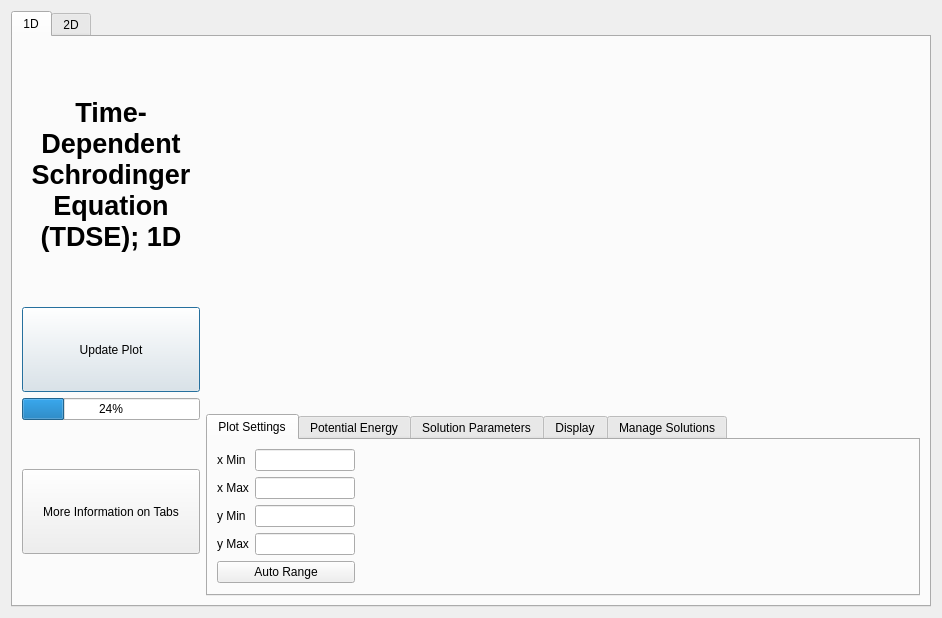
<?xml version="1.0" encoding="UTF-8"?>
<ui version="4.0">
 <class>TDSEMainWindow</class>
 <widget class="QDialog" name="TDSEMainWindow">
  <property name="geometry">
   <rect>
    <x>0</x>
    <y>0</y>
    <width>942</width>
    <height>618</height>
   </rect>
  </property>
  <property name="windowTitle">
   <string>Dialog</string>
  </property>
  <layout class="QVBoxLayout" name="verticalLayout_3">
   <item>
    <widget class="QTabWidget" name="tabDSelect">
     <property name="currentIndex">
      <number>0</number>
     </property>
     <widget class="QWidget" name="oneD">
      <attribute name="title">
       <string>1D</string>
      </attribute>
      <layout class="QVBoxLayout" name="verticalLayout_4">
       <item>
        <layout class="QHBoxLayout" name="horizontalLayout" stretch="1,4">
         <item>
          <layout class="QVBoxLayout" name="verticalLayout_2" stretch="1,4,1,2,1,1,2,1">
           <item>
            <spacer name="verticalSpacer_4">
             <property name="orientation">
              <enum>Qt::Orientation::Vertical</enum>
             </property>
             <property name="sizeHint" stdset="0">
              <size>
               <width>20</width>
               <height>40</height>
              </size>
             </property>
            </spacer>
           </item>
           <item>
            <widget class="QLabel" name="label">
             <property name="font">
              <font>
               <pointsize>20</pointsize>
               <bold>true</bold>
              </font>
             </property>
             <property name="text">
              <string>Time-
Dependent
Schrodinger
Equation
(TDSE); 1D</string>
             </property>
             <property name="alignment">
              <set>Qt::AlignmentFlag::AlignCenter</set>
             </property>
            </widget>
           </item>
           <item>
            <spacer name="verticalSpacer_2">
             <property name="orientation">
              <enum>Qt::Orientation::Vertical</enum>
             </property>
             <property name="sizeHint" stdset="0">
              <size>
               <width>20</width>
               <height>40</height>
              </size>
             </property>
            </spacer>
           </item>
           <item>
            <widget class="QPushButton" name="updatePlot1d">
             <property name="sizePolicy">
              <sizepolicy hsizetype="Minimum" vsizetype="Expanding">
               <horstretch>0</horstretch>
               <verstretch>0</verstretch>
              </sizepolicy>
             </property>
             <property name="text">
              <string>Update Plot</string>
             </property>
            </widget>
           </item>
           <item>
            <widget class="QProgressBar" name="progressBar">
             <property name="sizePolicy">
              <sizepolicy hsizetype="Expanding" vsizetype="Fixed">
               <horstretch>0</horstretch>
               <verstretch>0</verstretch>
              </sizepolicy>
             </property>
             <property name="value">
              <number>24</number>
             </property>
            </widget>
           </item>
           <item>
            <spacer name="verticalSpacer">
             <property name="orientation">
              <enum>Qt::Orientation::Vertical</enum>
             </property>
             <property name="sizeHint" stdset="0">
              <size>
               <width>20</width>
               <height>40</height>
              </size>
             </property>
            </spacer>
           </item>
           <item>
            <widget class="QPushButton" name="tise1DTabInfo">
             <property name="sizePolicy">
              <sizepolicy hsizetype="Minimum" vsizetype="Expanding">
               <horstretch>0</horstretch>
               <verstretch>0</verstretch>
              </sizepolicy>
             </property>
             <property name="text">
              <string>More Information on Tabs</string>
             </property>
            </widget>
           </item>
           <item>
            <spacer name="verticalSpacer_3">
             <property name="orientation">
              <enum>Qt::Orientation::Vertical</enum>
             </property>
             <property name="sizeHint" stdset="0">
              <size>
               <width>20</width>
               <height>40</height>
              </size>
             </property>
            </spacer>
           </item>
          </layout>
         </item>
         <item>
          <layout class="QVBoxLayout" name="verticalLayout" stretch="5,2">
           <item>
            <widget class="QCustomPlot" name="TISEPlot1D" native="true">
             <layout class="QVBoxLayout" name="verticalLayout_8"/>
            </widget>
           </item>
           <item>
            <widget class="QTabWidget" name="tabs1d">
             <property name="sizePolicy">
              <sizepolicy hsizetype="Expanding" vsizetype="Expanding">
               <horstretch>0</horstretch>
               <verstretch>0</verstretch>
              </sizepolicy>
             </property>
             <property name="currentIndex">
              <number>0</number>
             </property>
             <widget class="QWidget" name="plotsettings">
              <attribute name="title">
               <string>Plot Settings</string>
              </attribute>
              <layout class="QVBoxLayout" name="verticalLayout_9">
               <item>
                <layout class="QHBoxLayout" name="horizontalLayout_3" stretch="1,4">
                 <item>
                  <layout class="QFormLayout" name="formLayout">
                   <item row="0" column="0">
                    <widget class="QLabel" name="label_2">
                     <property name="text">
                      <string>x Min</string>
                     </property>
                    </widget>
                   </item>
                   <item row="0" column="1">
                    <widget class="QLineEdit" name="xmin"/>
                   </item>
                   <item row="1" column="0">
                    <widget class="QLabel" name="label_4">
                     <property name="text">
                      <string>x Max</string>
                     </property>
                    </widget>
                   </item>
                   <item row="1" column="1">
                    <widget class="QLineEdit" name="xmax"/>
                   </item>
                   <item row="2" column="0">
                    <widget class="QLabel" name="label_5">
                     <property name="text">
                      <string>y Min</string>
                     </property>
                    </widget>
                   </item>
                   <item row="2" column="1">
                    <widget class="QLineEdit" name="ymin"/>
                   </item>
                   <item row="3" column="0">
                    <widget class="QLabel" name="label_6">
                     <property name="text">
                      <string>y Max</string>
                     </property>
                    </widget>
                   </item>
                   <item row="3" column="1">
                    <widget class="QLineEdit" name="ymax"/>
                   </item>
                   <item row="4" column="0" colspan="2">
                    <widget class="QPushButton" name="autoRange1d">
                     <property name="text">
                      <string>Auto Range</string>
                     </property>
                    </widget>
                   </item>
                  </layout>
                 </item>
                 <item>
                  <spacer name="horizontalSpacer">
                   <property name="orientation">
                    <enum>Qt::Orientation::Horizontal</enum>
                   </property>
                   <property name="sizeHint" stdset="0">
                    <size>
                     <width>40</width>
                     <height>20</height>
                    </size>
                   </property>
                  </spacer>
                 </item>
                </layout>
               </item>
              </layout>
             </widget>
             <widget class="QWidget" name="potentialenergy">
              <attribute name="title">
               <string>Potential Energy</string>
              </attribute>
             </widget>
             <widget class="QWidget" name="solutionparameters">
              <attribute name="title">
               <string>Solution Parameters</string>
              </attribute>
             </widget>
             <widget class="QWidget" name="display">
              <attribute name="title">
               <string>Display</string>
              </attribute>
             </widget>
             <widget class="QWidget" name="managesolutions">
              <attribute name="title">
               <string>Manage Solutions</string>
              </attribute>
             </widget>
            </widget>
           </item>
          </layout>
         </item>
        </layout>
       </item>
      </layout>
     </widget>
     <widget class="QWidget" name="twoD">
      <attribute name="title">
       <string>2D</string>
      </attribute>
      <layout class="QVBoxLayout" name="verticalLayout_7">
       <item>
        <layout class="QHBoxLayout" name="horizontalLayout_2" stretch="1,4">
         <item>
          <layout class="QVBoxLayout" name="verticalLayout_5" stretch="1,4,1,2,1,1,2,1">
           <item>
            <spacer name="verticalSpacer_5">
             <property name="orientation">
              <enum>Qt::Orientation::Vertical</enum>
             </property>
             <property name="sizeHint" stdset="0">
              <size>
               <width>20</width>
               <height>40</height>
              </size>
             </property>
            </spacer>
           </item>
           <item>
            <widget class="QLabel" name="label_3">
             <property name="font">
              <font>
               <pointsize>20</pointsize>
               <bold>true</bold>
              </font>
             </property>
             <property name="text">
              <string>Time-
Dependent
Schrodinger
Equation
(TDSE); 2D</string>
             </property>
             <property name="alignment">
              <set>Qt::AlignmentFlag::AlignCenter</set>
             </property>
            </widget>
           </item>
           <item>
            <spacer name="verticalSpacer_6">
             <property name="orientation">
              <enum>Qt::Orientation::Vertical</enum>
             </property>
             <property name="sizeHint" stdset="0">
              <size>
               <width>20</width>
               <height>40</height>
              </size>
             </property>
            </spacer>
           </item>
           <item>
            <widget class="QPushButton" name="updatePlot2d">
             <property name="sizePolicy">
              <sizepolicy hsizetype="Minimum" vsizetype="Expanding">
               <horstretch>0</horstretch>
               <verstretch>0</verstretch>
              </sizepolicy>
             </property>
             <property name="text">
              <string>Update Plot</string>
             </property>
            </widget>
           </item>
           <item>
            <widget class="QProgressBar" name="progressBar_2">
             <property name="value">
              <number>24</number>
             </property>
            </widget>
           </item>
           <item>
            <spacer name="verticalSpacer_7">
             <property name="orientation">
              <enum>Qt::Orientation::Vertical</enum>
             </property>
             <property name="sizeHint" stdset="0">
              <size>
               <width>20</width>
               <height>40</height>
              </size>
             </property>
            </spacer>
           </item>
           <item>
            <widget class="QPushButton" name="pushButton_2">
             <property name="sizePolicy">
              <sizepolicy hsizetype="Minimum" vsizetype="Expanding">
               <horstretch>0</horstretch>
               <verstretch>0</verstretch>
              </sizepolicy>
             </property>
             <property name="text">
              <string>More Information on Tabs</string>
             </property>
            </widget>
           </item>
           <item>
            <spacer name="verticalSpacer_8">
             <property name="orientation">
              <enum>Qt::Orientation::Vertical</enum>
             </property>
             <property name="sizeHint" stdset="0">
              <size>
               <width>20</width>
               <height>40</height>
              </size>
             </property>
            </spacer>
           </item>
          </layout>
         </item>
         <item>
          <layout class="QVBoxLayout" name="verticalLayout_6" stretch="5,2">
           <item>
            <widget class="QCustomPlot" name="TISEPlot2D" native="true"/>
           </item>
           <item>
            <widget class="QTabWidget" name="tabs2d">
             <property name="sizePolicy">
              <sizepolicy hsizetype="Expanding" vsizetype="Expanding">
               <horstretch>0</horstretch>
               <verstretch>0</verstretch>
              </sizepolicy>
             </property>
             <property name="currentIndex">
              <number>0</number>
             </property>
             <widget class="QWidget" name="plotsettings_2">
              <attribute name="title">
               <string>Plot Settings</string>
              </attribute>
              <widget class="QLabel" name="label_7">
               <property name="geometry">
                <rect>
                 <x>250</x>
                 <y>50</y>
                 <width>121</width>
                 <height>16</height>
                </rect>
               </property>
               <property name="text">
                <string>Aspect Ratio?</string>
               </property>
              </widget>
             </widget>
             <widget class="QWidget" name="potentialenergy_2">
              <attribute name="title">
               <string>Potential Energy</string>
              </attribute>
             </widget>
             <widget class="QWidget" name="solutionparameters_2">
              <attribute name="title">
               <string>Solution Parameters</string>
              </attribute>
             </widget>
             <widget class="QWidget" name="display_2">
              <attribute name="title">
               <string>Display</string>
              </attribute>
             </widget>
             <widget class="QWidget" name="managesolutions_2">
              <attribute name="title">
               <string>Manage Solutions</string>
              </attribute>
             </widget>
             <widget class="QWidget" name="tab">
              <attribute name="title">
               <string>Spin Parameters</string>
              </attribute>
             </widget>
            </widget>
           </item>
          </layout>
         </item>
        </layout>
       </item>
      </layout>
     </widget>
    </widget>
   </item>
  </layout>
 </widget>
 <customwidgets>
  <customwidget>
   <class>QCustomPlot</class>
   <extends>QWidget</extends>
   <header location="global">qcustomplot.h</header>
   <container>1</container>
  </customwidget>
 </customwidgets>
 <resources/>
 <connections/>
</ui>
